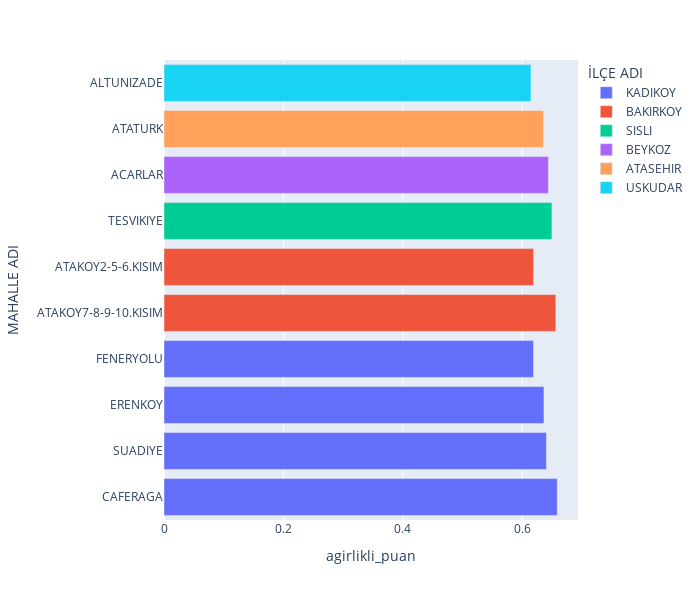

Notebook source saved alongside this figure:
### Code cell
fig = px.bar(database.head(10), y='MAHALLE ADI', x='agirlikli_puan', color='İLÇE ADI')
fig.update_layout(title_x=0.5, height=600, width = 700)
fig.show()

### Figure 1 — Plotly figure (JSON) as saved in the notebook; plotly's stock layout.template omitted (floating-point values rounded to 4 significant figures)
{"data": [{"alignmentgroup": "True", "hovertemplate": "İLÇE ADI=KADIKOY<br>agirlikli_puan=%{x}<br>MAHALLE ADI=%{y}<extra></extra>", "legendgroup": "KADIKOY", "marker": {"color": "#636efa", "pattern": {"shape": ""}}, "name": "KADIKOY", "offsetgroup": "KADIKOY", "orientation": "h", "showlegend": true, "textposition": "auto", "type": "bar", "x": [0.6588, 0.6406, 0.6365, 0.6189], "xaxis": "x", "y": ["CAFERAGA", "SUADIYE", "ERENKOY", "FENERYOLU"], "yaxis": "y"}, {"alignmentgroup": "True", "hovertemplate": "İLÇE ADI=BAKIRKOY<br>agirlikli_puan=%{x}<br>MAHALLE ADI=%{y}<extra></extra>", "legendgroup": "BAKIRKOY", "marker": {"color": "#EF553B", "pattern": {"shape": ""}}, "name": "BAKIRKOY", "offsetgroup": "BAKIRKOY", "orientation": "h", "showlegend": true, "textposition": "auto", "type": "bar", "x": [0.6563, 0.6191], "xaxis": "x", "y": ["ATAKOY7-8-9-10.KISIM", "ATAKOY2-5-6.KISIM"], "yaxis": "y"}, {"alignmentgroup": "True", "hovertemplate": "İLÇE ADI=SISLI<br>agirlikli_puan=%{x}<br>MAHALLE ADI=%{y}<extra></extra>", "legendgroup": "SISLI", "marker": {"color": "#00cc96", "pattern": {"shape": ""}}, "name": "SISLI", "offsetgroup": "SISLI", "orientation": "h", "showlegend": true, "textposition": "auto", "type": "bar", "x": [0.6498], "xaxis": "x", "y": ["TESVIKIYE"], "yaxis": "y"}, {"alignmentgroup": "True", "hovertemplate": "İLÇE ADI=BEYKOZ<br>agirlikli_puan=%{x}<br>MAHALLE ADI=%{y}<extra></extra>", "legendgroup": "BEYKOZ", "marker": {"color": "#ab63fa", "pattern": {"shape": ""}}, "name": "BEYKOZ", "offsetgroup": "BEYKOZ", "orientation": "h", "showlegend": true, "textposition": "auto", "type": "bar", "x": [0.6439], "xaxis": "x", "y": ["ACARLAR"], "yaxis": "y"}, {"alignmentgroup": "True", "hovertemplate": "İLÇE ADI=ATASEHIR<br>agirlikli_puan=%{x}<br>MAHALLE ADI=%{y}<extra></extra>", "legendgroup": "ATASEHIR", "marker": {"color": "#FFA15A", "pattern": {"shape": ""}}, "name": "ATASEHIR", "offsetgroup": "ATASEHIR", "orientation": "h", "showlegend": true, "textposition": "auto", "type": "bar", "x": [0.6355], "xaxis": "x", "y": ["ATATURK"], "yaxis": "y"}, {"alignmentgroup": "True", "hovertemplate": "İLÇE ADI=USKUDAR<br>agirlikli_puan=%{x}<br>MAHALLE ADI=%{y}<extra></extra>", "legendgroup": "USKUDAR", "marker": {"color": "#19d3f3", "pattern": {"shape": ""}}, "name": "USKUDAR", "offsetgroup": "USKUDAR", "orientation": "h", "showlegend": true, "textposition": "auto", "type": "bar", "x": [0.6146], "xaxis": "x", "y": ["ALTUNIZADE"], "yaxis": "y"}], "layout": {"barmode": "relative", "height": 600, "legend": {"title": {"text": "İLÇE ADI"}, "tracegroupgap": 0}, "margin": {"t": 60}, "title": {"x": 0.5}, "width": 700, "xaxis": {"anchor": "y", "domain": [0, 1], "title": {"text": "agirlikli_puan"}}, "yaxis": {"anchor": "x", "domain": [0, 1], "title": {"text": "MAHALLE ADI"}}}}
